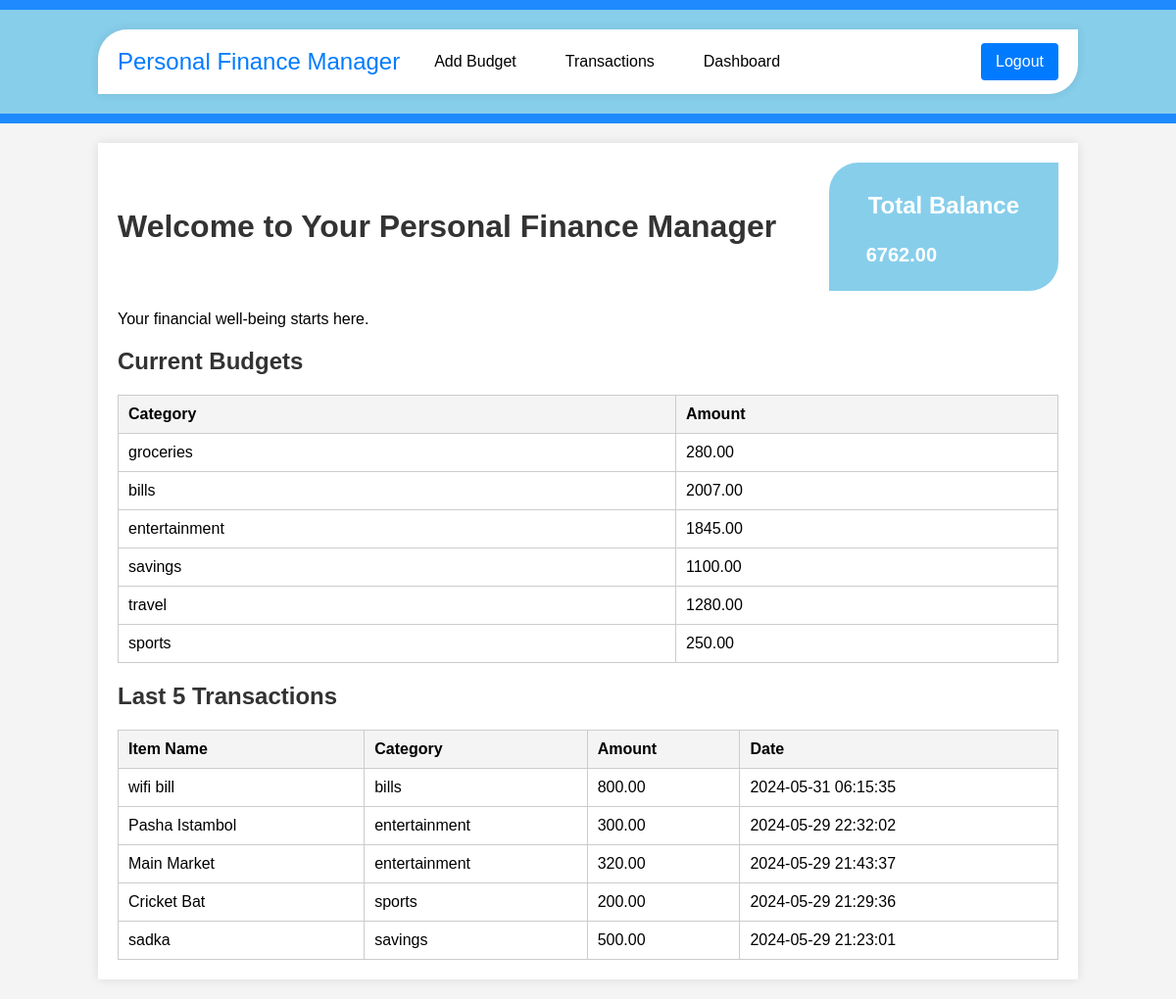
/dashboard.php (signed in), run on the app's committed database.
### tables this page shows
CREATE TABLE `accounts` (
  `id` int(11) NOT NULL,
  `balance` decimal(10,2) NOT NULL
);

CREATE TABLE `budgets` (
  `id` int(11) NOT NULL,
  `category` varchar(255) NOT NULL,
  `amount` decimal(10,2) NOT NULL
);

CREATE TABLE `transactions` (
  `id` int(11) NOT NULL,
  `itemName` varchar(255) NOT NULL,
  `category` varchar(255) NOT NULL,
  `amount` decimal(10,2) NOT NULL,
  `transactionDate` timestamp NOT NULL DEFAULT current_timestamp()
);

### dashboard.php (the view, shortened to what this page needs)
<?php
$loggedIn = isset($_SESSION['user_id']);
?>
<!DOCTYPE html>
<html lang="en">
<head>
    <link rel="stylesheet" href="dashboard.css">
</head>
<body>
    <header>
        <nav class="navbar">
            <div class="container ok">
                <a href="#" class="navbar-brand">Personal Finance Manager</a>
                <ul class="navbar-nav">
                    <li class="nav-item"><a href="#" onclick="checkLoginAndRedirect('addBudget.html')" class="nav-link">Add Budget</a></li>
                    <li class="nav-item"><a href="#" onclick="checkLoginAndRedirect('transaction.html')" class="nav-link">Transactions</a></li>
                    <li class="nav-item"><a href="#" onclick="checkLoginAndRedirect('dashboard.php')" class="nav-link">Dashboard</a></li>
                </ul>
                <?php if ($loggedIn): ?>
                    <a href="logout.php" class="nav-button">Logout</a>
                <?php else: ?>
                    <a href="login.php" class="nav-button">Login</a>
                <?php endif; ?>
            </div>
        </nav>
    </header>
    <div class="container">
        <div class="welcome-container">
            <h1>Welcome to Your Personal Finance Manager</h1>
            <div class="total-balance">
                <h2 class="total-balance">Total Balance</h2>
                <p id="totalBalance">
                    <?php
                    if ($loggedIn) {
                        $servername = "localhost";
                        $username = "root";
                        $password = "";
                        $dbname = "finance_manager";
                        $conn = new mysqli($servername, $username, $password, $dbname);
                        $sql = "SELECT balance FROM accounts WHERE id = 1";
                        $result = $conn->query($sql);
                        if ($result->num_rows > 0) {
                            $row = $result->fetch_assoc();
                            echo $row['balance'];
                        } else {
                            echo "0";
                        }
                    } else {
                        echo "Please log in to view your total balance.";
                    }
                    ?>
                </p>
            </div>
        </div>
        <p>Your financial well-being starts here.</p>
        <h2>Current Budgets</h2>
        <table id="budgetTable">
            <thead>
                <tr>
                    <th>Category</th>
                    <th>Amount</th>
                </tr>
            </thead>
            <tbody>
                <?php if ($loggedIn): ?>
                    <?php
                    $servername = "localhost";
                    $username = "root";
                    $password = "";
                    $dbname = "finance_manager";
                    $conn = new mysqli($servername, $username, $password, $dbname);
                    $sql = "SELECT category, amount FROM budgets";
                    $result = $conn->query($sql);
                    while ($row = $result->fetch_assoc()) {
                        echo "<tr><td>" . $row['category'] . "</td><td>" . $row['amount'] . "</td></tr>";
                    }
                    ?>
                <?php else: ?>
                    <tr>
                        <td colspan="2">Please log in to view your budget details.</td>
                    </tr>
                <?php endif; ?>
            </tbody>
        </table>
        <h2>Last 5 Transactions</h2>
        <table id="transactionTable">
            <thead>
                <tr>
                    <th>Item Name</th>
                    <th>Category</th>
                    <th>Amount</th>
                    <th>Date</th>
                </tr>
            </thead>
            <tbody>
                <?php if ($loggedIn): ?>
                    <?php
                    $conn = new mysqli($servername, $username, $password, $dbname);
                    $sql = "SELECT itemName, category, amount, transactionDate FROM transactions ORDER BY transactionDate DESC LIMIT 5";
                    $result = $conn->query($sql);
                    while ($row = $result->fetch_assoc()) {
                        echo "<tr><td>" . $row['itemName'] . "</td><td>" . $row['category'] . "</td><td>" . $row['amount'] . "</td><td>" . $row['transactionDate'] . "</td></tr>";
                    }
                    ?>
                <?php else: ?>
                    <tr>
                        <td colspan="4">Please log in to view your recent transactions.</td>
                    </tr>
                <?php endif; ?>
            </tbody>
        </table>
    </div>
</body>
</html>

### dashboard.css (style rules this page uses)
body { font-family: Arial, sans-serif; background-color: #f4f4f4; margin: 0; padding: 0; }
header { background-color: #007bffe0; color: #fff; padding: 10px 0; text-align: center; }
.navbar { background-color: skyblue; overflow: hidden; }
.navbar .container { display: flex; justify-content: space-between; align-items: center; padding: 14px 20px; }
.navbar-brand { color: #007bff; text-decoration: none; font-size: 24px; }
.navbar-nav { list-style: none; padding: 0; margin: 0; display: flex; flex-grow: 1; }
.nav-item { margin-left: 20px; }
.nav-link { color: black; text-decoration: none; padding: 10px 15px; display: block; }
.nav-button { background-color: #007bff; color: white; border: none; padding: 10px 15px; cursor: pointer; text-decoration: none; border-radius: 4px; }
.container { width: 80%; margin: 20px auto; background-color: #fff; padding: 20px; box-shadow: 0 0 10px rgba(0, 0, 0, 0.1); }
.welcome-container { display: flex; justify-content: space-between; align-items: center; margin-bottom: 20px; }
h1 { color: #333; margin: 0; }
h2 { color: #333; }
table { width: 100%; border-collapse: collapse; margin-top: 20px; }
th, td { padding: 10px; border: 1px solid #ccc; text-align: left; }
th { background-color: #f4f4f4; }
.total-balance { background-color: skyblue; color: #fff; padding: 5px 20px; border-radius: 5px; border-radius: 30px 0px; }
#totalBalance { font-size: 20px; font-weight: bold; margin-left: 18px; }

### dashboard.php (style rules this page uses)
.navbar .container { border-radius: 30px 0px; }

### data on the page
accounts: balance "6762.00"
budgets: category "groceries", amount "280.00"
budgets: category "bills", amount "2007.00"
budgets: category "entertainment", amount "1845.00"
budgets: category "savings", amount "1100.00"
budgets: category "travel", amount "1280.00"
budgets: category "sports", amount "250.00"
transactions: itemName "wifi bill", category "bills", amount "800.00", transactionDate "2024-05-31 06:15:35"
transactions: itemName "Pasha Istambol", category "entertainment", amount "300.00", transactionDate "2024-05-29 22:32:02"
transactions: itemName "Main Market", category "entertainment", amount "320.00", transactionDate "2024-05-29 21:43:37"
transactions: itemName "Cricket Bat", category "sports", amount "200.00", transactionDate "2024-05-29 21:29:36"
transactions: itemName "sadka", category "savings", amount "500.00", transactionDate "2024-05-29 21:23:01"
